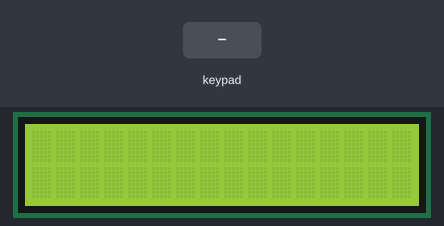
The program below on a simulated Raspberry Pi (header pin numbers). Shown: 16×2 character LCD. Inputs (shaded band) come from the test bench. The clock reads 2024-03-15 10:24:30 at power-on unless the program sets it; library files of the repository ran but are not shown: PCF8574.py, Adafruit_LCD1602.py; what the program prints to the terminal is not drawn.

Above: at 5.0 s.
5.1 s: key 'A' pressed
At 7.2 s:
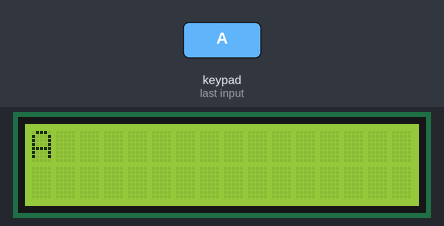
Timing chart, 0 to 8.7 s (numbered marks = the images above; inputs shaded):
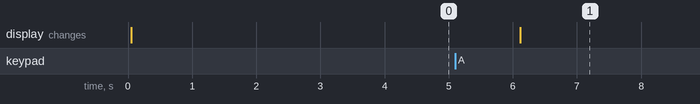

The program:

screenPad.py
```python
import RPi.GPIO as GPIO
import Keypad
from LCDDisplay import LCDDisplay

from time import sleep, strftime
from datetime import datetime

ROWS = 4
COLS = 4
keys = [
    '1', '2', '3', 'A',
    '4', '5', '6', 'B',
    '7', '8', '9', 'C',
    '*', '0', '#', 'D'
]
rowsPins = [12, 16, 18, 22] # connect to the row pinouts of the keypad
colsPins = [19, 15, 13, 11] # connect to the column pinouts of the keypad

def loop():
    lcd.start()

    keypad = Keypad.Keypad(keys, rowsPins, colsPins, ROWS, COLS)
    keypad.setDebounceTime(50)

    keyString = ""

    while(lcd.RUNNING):
        key = keypad.getKey()
        if(key != keypad.NULL):
            if len(keyString) >= 32:
                keyString = keyString[-31:]
            keyString += key
        firstLine = ""
        secondLine = ""
        if(len(keyString) > 16):
            firstLine = keyString[:16]
            secondLine = keyString[16:]
        else:
            firstLine = keyString
        stringMessage = firstLine + "\n" + secondLine
        lcd.showMessage(stringMessage)
        print('----------------')
        print(stringMessage)
        sleep(lcd.DELAY)

if __name__ == '__main__':
    print('Program starting...')
    lcd = LCDDisplay(False, 1)
    try:
        loop()
    except KeyboardInterrupt:
        GPIO.cleanup()
        lcd.stop()
        lcd.destroy()
```

Keypad.py
```python
import RPi.GPIO as GPIO
import time

class Key(object):
    NO_KEY = '\0'

    IDLE = 0
    PRESSED = 1
    HOLD = 2
    RELEASED = 3

    OPEN = 0
    CLOSED = 1

    def __init__(self):
        self.kchar = self.NO_KEY
        self.kstate = self.IDLE
        self.kcode = 1
        self.stateChanged = False

class Keypad(object):
    NULL = '\0'
    LIST_MAX = 10
    MAPSIZE = 10
    bitMap = [0]*MAPSIZE
    key = [Key()]*LIST_MAX
    holdTime = 500
    holdTimer = 0
    startTime = 0

    def __init__(self, usrKeyMap, rowPins, colPins, numRows, numCols):
        GPIO.setmode(GPIO.BOARD)
        self.rowPins = rowPins
        self.colPins = colPins
        self.numRows = numRows
        self.numCols = numCols

        self.keymap = usrKeyMap
        self.setDebounceTime(10)

    def getKey(self):
        singleKey = True
        if(self.getKeys() and self.key[0].stateChanged and (self.key[0].kstate == self.key[0].PRESSED)):
            return self.key[0].kchar
        singleKey = False
        return self.key[0].NO_KEY

    def getKeys(self):
        keyActivity = False
        if((time.time() - self.startTime) > self.debounceTime*0.001):
            self.scanKeys()
            keyActivity = self.updateList()
            self.startTime = time.time()
        return keyActivity

    def scanKeys(self):
        for pin_r in self.rowPins:
            GPIO.setup(pin_r, GPIO.IN, pull_up_down=GPIO.PUD_UP)
        for pin_c in self.colPins:
            GPIO.setup(pin_c, GPIO.OUT)
            GPIO.output(pin_c, GPIO.LOW)
            for r in self.rowPins:
                self.bitMap[self.rowPins.index(r)] = self.bitWrite(self.bitMap[self.rowPins.index(r)], self.colPins.index(pin_c), not GPIO.input(r))
            GPIO.output(pin_c, GPIO.HIGH)
            GPIO.setup(pin_c, GPIO.IN)

    def updateList(self):
        anyActivity = False
        kk = Key()
        #delete idle keys
        for i in range(self.LIST_MAX):
            if(self.key[i].kstate == kk.IDLE):
                self.key[i].kchar = kk.NO_KEY
                self.key[i].kcode = -1
                self.key[i].stateChanged = False
        #add new keys to empty slots in list
        for r in range(self.numRows):
            for c in range(self.numCols):
                button = self.bitRead(self.bitMap[r], c)
                keyChar = self.keymap[r * self.numCols + c]
                keyCode = r * self.numCols + c
                idx = self.findInList(keyCode)

                if(idx > -1):
                    self.nextKeyState(idx, button)
                if((idx == -1) and button):
                    for i in range(self.LIST_MAX):
                        if(self.key[i].kchar == kk.NO_KEY):
                            self.key[i].kchar = keyChar
                            self.key[i].kcode = keyCode
                            self.key[i].kstate = kk.IDLE
                            self.nextKeyState(i, button)
                            break
        #report if user changed a key
        for i in range(self.LIST_MAX):
            if(self.key[i].stateChanged):
                anyActivity = True
        return anyActivity

    def nextKeyState(self, idx, button):
        self.key[idx].stateChanged = False
        kk = Key()
        if(self.key[idx].kstate == kk.IDLE):
            if(button == kk.CLOSED):
                self.transitionTo(idx, kk.PRESSED)
                self.holdTimer = time.time()
        elif(self.key[idx].kstate == kk.PRESSED):
            if((time.time() - self.holdTimer) > self.holdTime * 0.001):
                self.transitionTo(idx, kk.HOLD)
            elif(button == kk.OPEN):
                self.transitionTo(idx, kk.RELEASED)
        elif(self.key[idx].kstate == kk.HOLD):
            if(button == kk.OPEN):
                self.transitionTo(idx, kk.RELEASED)
        elif(self.key[idx].kstate == kk.RELEASED):
            self.transitionTo(idx, kk.IDLE)

    def transitionTo(self, idx, nextState):
        self.key[idx].kstate = nextState
        self.key[idx].stateChanged = True

    def findInList(self, keyCode):
        for i in range(self.LIST_MAX):
            if(self.key[i].kcode == keyCode):
                return i
        return -1

    def setDebounceTime(self, ms):
        self.debounceTime = ms

    def setHoldTime(self, ms):
        self.holdTime = ms

    def isPressed(self, keyChar):
        for i in range(self.LIST_MAX):
            if(self.key[i].kchar == keyChar):
                if(self.key[i].kstate == self.key[i].PRESSED and self.key[i].stateChanged):
                    return True
        return False

    def waitForKey(self):
        kk = Key()
        waitKey = kk.NO_KEY
        while(waitKey == kk.NO_KEY):
            waitKey = self.getKey()
        return waitKey

    def getState(self):
        return self.key[0].kstate

    def keyStateChanged(self):
        return self.key[0].stateChanged

    def bitWrite(self, x, n, b):
        if(b):
            x |= (1<<n)
        else:
            x &=(~(1<<n))
        return x

    def bitRead(self, x, n):
        if((x>>n)&1 == 1):
            return True
        else:
            return False

# example
ROWS = 4
COLS = 4
keys = [
    '1', '2', '3', 'A',
    '4', '5', '6', 'B',
    '7', '8', '9', 'C',
    '*', '0', '#', 'D'
]
rowsPins = [12, 16, 18, 22]
colsPins = [19, 15, 13, 11]

def loop():
    keypad = Keypad.Keypad(keys, rowsPins, colsPins, ROWS, COLS)
    keypad.setDebounceTime(50)
    while(True):
        key = keypad.getKey()
        if(key != keypad.NULL):
            print('You pressed key : %c'%(key))

if __name__ == '__main__':
    print('Program starting')
    try:
        loop()
    except KeyboardInterrupt:
        GPIO.cleanup()
```

LCDDisplay.py
```python
from PCF8574 import PCF8574_GPIO
from Adafruit_LCD1602 import Adafruit_CharLCD

class LCDDisplay:
    PCF8574_address = 0x27
    PCF8574A_address = 0x3F

    def __init__(self, scroll = False, delay = 1):
        self.RUNNING = False
        self.SCROLL = scroll
        self.DELAY = delay
        try:
            self.MCP = PCF8574_GPIO(self.PCF8574_address)
        except:
            try:
                self.MCP = PCF8574_GPIO(self.PCF8574A_address)
            except:
                raise Exception('I2C address error.')

        self.LCD = Adafruit_CharLCD(pin_rs=0, pin_e=2, pins_db=[4,5,6,7], GPIO=self.MCP)
        self.MCP.output(3, 1) # turn on LCD backlight
        self.LCD.begin(16, 2) # set number of LCD columns and lines

    def start(self):
        self.RUNNING = True

    def stop(self):
        self.RUNNING = False

    def setScroll(self, scroll):
        self.SCROLL = scroll

    def setDelay(self, delay):
        self.DELAY = delay

    def destroy(self):
        self.LCD.clear()

    def showMessage(self, message):
        self.LCD.setCursor(0, 0)

        line1, line2 = message.split('\n')
        self.LCD.message(line1 + '\n')
        self.LCD.message(line2)
```

Measured:
- after the input at 5.1 s, the display: changes after 1.0 s (image 1)
